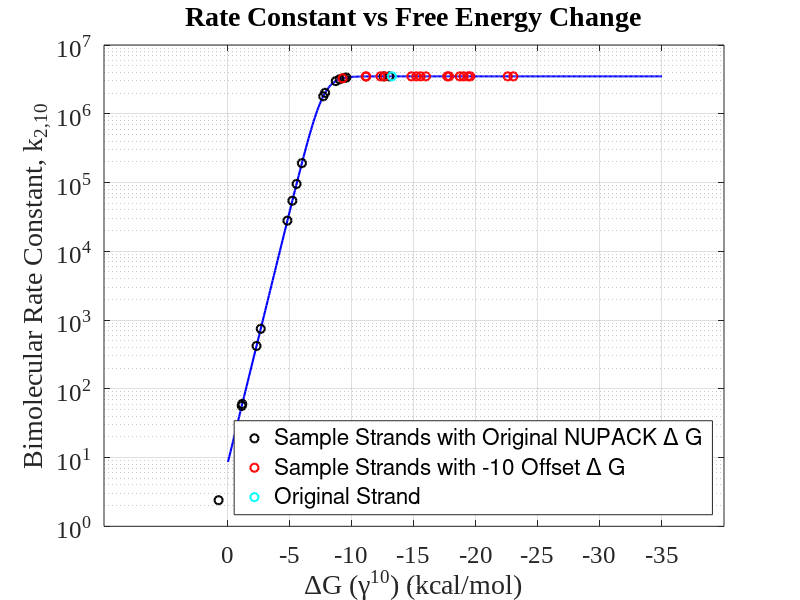

Reproduce this figure in MATLAB. (Note: this script raises an error after producing the figure.)
% Clear workspace
clc
clear all
close all
format long
 
%% Constants
b = 15;                  % Total branch migration length
m = 2;                   % Incumbent toehold length
k_b = (b/(b-m))^2;        % Branch migration rate constant (s^-1)
R = 1.987e-3;            % Gas constant in kcal/(mol·K)
T = 298.15;               % Temperature in Kelvin
k_f = 3.5e6;              % kf1=kf2=kf (/M/s)
G_beta = -2.7;           % Incumbent toehold binding energy from Table 2 (kcal/mol)
offset = -10;
offset2 = -5
 
% delta_g range
G = -35:0.1:0;
 
% k_rbeta: k_r for incumbent toehold (from equation 1)
k_rbeta = k_f*(2/(b-m))*exp(G_beta/(R*T));
 
% List of delta_G values (free energy changes, kcal/mol)
delta_G = [-13.01, -12.56, -7.68, -9.36, -9.54, -9, -8.69, -5.53, -5.19, -5.96, -2.3, -7.83, -1.11, -4.79, -1.15, 0.76, -2.64];
%delta_G_table = readtable("sGi_sX1_sOi_analysis_results.csv", Range = '2K:8441K');
%delta_G_col = table2array(delta_G_table);
%delta_G = delta_G_col.';

% List of number of mismatches for each delta_G value
%no_mism_table = readtable("sGi_sX1_sOi_analysis_results.csv", Range = '2C:8441C');
%no_mism_col = table2array(no_mism_table);
%no_mism = no_mism_col.';

%% Calculating rate constant for delta_g range of -25 kcal/mol to 0 kcal/mol
 
% k_rg: k_r for invader toehold (from equation 1)
k_rgamma = k_f*(2/(b-m))*exp(G./(R*T));
% k: Final rate constant (from equation 2)
k = (k_rbeta*k_f*k_b)./(k_rgamma.*k_rbeta + k_rgamma.*k_b + k_rbeta.*k_b);
 
%% Calculating rate constant for delta_g of mismatches
 
% k_rg: k_r for invader toehold (from equation 1)
k_rgamma_mism = k_f*(2/(b-m))*exp(delta_G./(R*T));
k_rgamma_mism2 = k_f*(2/(b-m))*exp((delta_G + offset)./(R*T));
k_rgamma_mism3 = k_f*(2/(b-m))*exp((delta_G + offset2)./(R*T));
% k: Final rate constant (from equation 2)
k_mism = (k_rbeta*k_f*k_b)./(k_rgamma_mism.*k_rbeta + k_rgamma_mism.*k_b + k_rbeta.*k_b);
k_mism2 = (k_rbeta*k_f*k_b)./(k_rgamma_mism2.*k_rbeta + k_rgamma_mism2.*k_b + k_rbeta.*k_b);
k_mism3 = (k_rbeta*k_f*k_b)./(k_rgamma_mism3.*k_rbeta + k_rgamma_mism3.*k_b + k_rbeta.*k_b);
 
%% Figure 1
f = figure();
set(f, 'position', [50 0 1700 1600], 'color', 'w');
hold on; box on;
 
% Plot Equation 2 for a incumbent toehold length of 2
p1 = plot(G, k, 'b-', 'LineWidth', 1.5, 'MarkerSize', 6,'DisplayName','Model for \Delta G(\beta^2) = -2.7 kcal/mol');
 
% Plot estimated rate constant for delta_g after mismatches
%p2 = plot(delta_G, k_mism, 'ko', 'LineWidth', 1.5, 'MarkerSize', 6, 'DisplayName','\Delta G after mismatches');
% Plot selected delta g values against its rate constant
%for i = 1:8440
% Colour coding depending on number of mismatches
%if no_mism(i) == 1
%p2 = plot(delta_G(i), k_mism(i), 'ko', 'LineWidth', 1.5, 'MarkerSize', 6, 'DisplayName','\Delta G after 1 mismatch');
%elseif no_mism(i) == 2
%p3 = plot(delta_G(i), k_mism(i), 'ro', 'LineWidth', 1.5, 'MarkerSize', 6, 'DisplayName','\Delta G after 2 mismatches');
%elseif no_mism(i) == 3
%p4 = plot(delta_G(i), k_mism(i), 'go', 'LineWidth', 1.5, 'MarkerSize', 6, 'DisplayName','\Delta G after 3 mismatches');
%end
%end
% Plot rate constant for delta_g before mismatches
p1 = plot(delta_G, k_mism, 'ko', 'LineWidth', 1.5, 'MarkerSize', 6, 'DisplayName','Sample Strands with Original NUPACK \Delta G');
p2 = plot(delta_G + offset, k_mism2, 'ro', 'LineWidth', 1.5, 'MarkerSize', 6, 'DisplayName','Sample Strands with -10 Offset \Delta G');
%p3 = plot(delta_G + offset2, k_mism3, 'go', 'LineWidth', 1.5, 'MarkerSize', 6, 'DisplayName','Sample Strands with - 5 Offset \Delta G');
p5 = plot([-13.22], [k_mism(1)], 'co', 'LineWidth', 1.5, 'MarkerSize', 6, 'DisplayName','Original Strand');

% Plot rate constant for delta_g before mismatches
%p6 = plot([-13.22], [k_mism(1)], 'co', 'LineWidth', 1.5, 'MarkerSize', 6, 'DisplayName','Original Strand');

% Format axes

title('Rate Constant vs Free Energy Change');
xlabel('\DeltaG (\gamma^{10}) (kcal/mol)');
ylabel('Bimolecular Rate Constant, k_{2,10}');
legend([p1,p2,p5], 'Location', 'southeast');
set(gca, 'YScale', 'log')
set(gca,'xDir','reverse')
xticks(-35:5:0)
set(gca, 'FontSize', 18)
set(gca, 'FontName', 'Times New Roman')
grid on
fontsize(lgd, 18, "points")


%disp(k_mism)